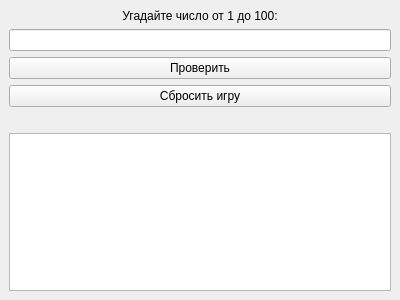
<?xml version="1.0" encoding="UTF-8"?>
<ui version="4.0">
 <class>MainWindow</class>
 <widget class="QMainWindow" name="MainWindow">
  <property name="geometry">
   <rect>
    <x>0</x>
    <y>0</y>
    <width>400</width>
    <height>300</height>
   </rect>
  </property>
  <property name="windowTitle">
   <string>Игра: Угадай число</string>
  </property>
  <widget class="QWidget" name="centralwidget">
   <layout class="QVBoxLayout" name="verticalLayout">
    <item>
     <widget class="QLabel" name="labelInstruction">
      <property name="text">
       <string>Угадайте число от 1 до 100:</string>
      </property>
      <property name="alignment">
       <set>Qt::AlignCenter</set>
      </property>
     </widget>
    </item>
    <item>
     <widget class="QLineEdit" name="lineEditInput"/>
    </item>
    <item>
     <widget class="QPushButton" name="pushButtonGuess">
      <property name="text">
       <string>Проверить</string>
      </property>
     </widget>
    </item>
    <item>
     <widget class="QPushButton" name="pushButtonReset">
      <property name="text">
       <string>Сбросить игру</string>
      </property>
     </widget>
    </item>
    <item>
     <widget class="QLabel" name="labelFeedback">
      <property name="text">
       <string/>
      </property>
      <property name="alignment">
       <set>Qt::AlignCenter</set>
      </property>
     </widget>
    </item>
    <item>
     <widget class="QListView" name="listViewHistory"/>
    </item>
   </layout>
  </widget>
 </widget>
 <resources/>
 <connections/>
</ui>
